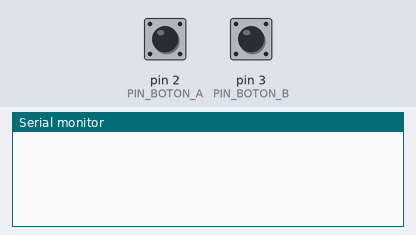
A sketch run on a simulated Arduino Uno, built with avr-gcc and run on an emulated ATmega328P. On the bench: the last lines printed to the serial monitor. The inputs (shaded band) are chosen by the test bench; at power-on: pin 2 (PIN_BOTON_A) LOW, pin 3 (PIN_BOTON_B) LOW.

Above: at 1.2 s.
1.3 s: pin 2 (PIN_BOTON_A) pulled HIGH for 0.15 s
At 2.6 s:
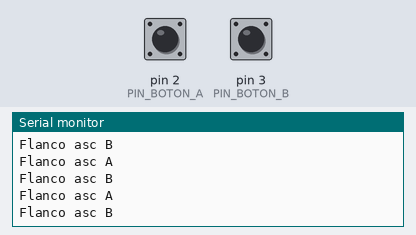
2.9 s: pin 3 (PIN_BOTON_B) pulled HIGH for 0.15 s
At 4.2 s:
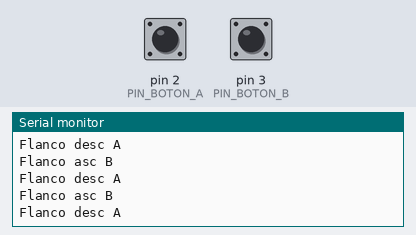
4.5 s: pin 2 (PIN_BOTON_A) driven HIGH
At 5.4 s:
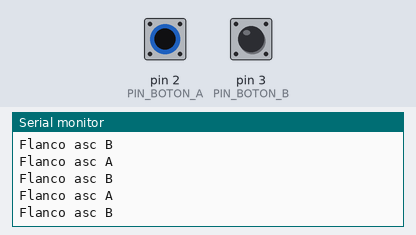

Measured:
- after the input at 1.3 s, the serial monitor: prints a new line at once (image 1)
- after the input at 2.9 s, the serial monitor: prints a new line at once (image 2)

The sketch:

Ejercicio17-Funcion_Detecta_Flanco_2Pines.ino
```cpp
//No funciona usando una función para dos botones
//Se soluciona con una clase detectaFlanco

#define PIN_BOTON_A 2
#define PIN_BOTON_B 3

void setup() {
  Serial.begin(9600);

}

void loop() {
  int flanco_A = detectaFlanco(PIN_BOTON_A);
  int flanco_B = detectaFlanco(PIN_BOTON_B);

  if (flanco_A == 1)
    Serial.println("Flanco asc A");
  if (flanco_A == -1)
    Serial.println("Flanco desc A");
  if (flanco_B == 1)
    Serial.println("Flanco asc B");
  if (flanco_B == -1)
    Serial.println("Flanco asc B");

}

int detectaFlanco(int pin) {
  //Devuelve 1 flanco ascendente, -1 flanco descendente y 0 si no hay nada
  static boolean anterior_estado = digitalRead(pin);
  boolean estado = digitalRead(pin);

  if (anterior_estado != estado) {
    if (estado == HIGH) {
      anterior_estado = estado;
      return 1;
    }
    else {
      anterior_estado = estado;
      return -1;
    }
  }
  else {
    return 0;
  }
}
```
